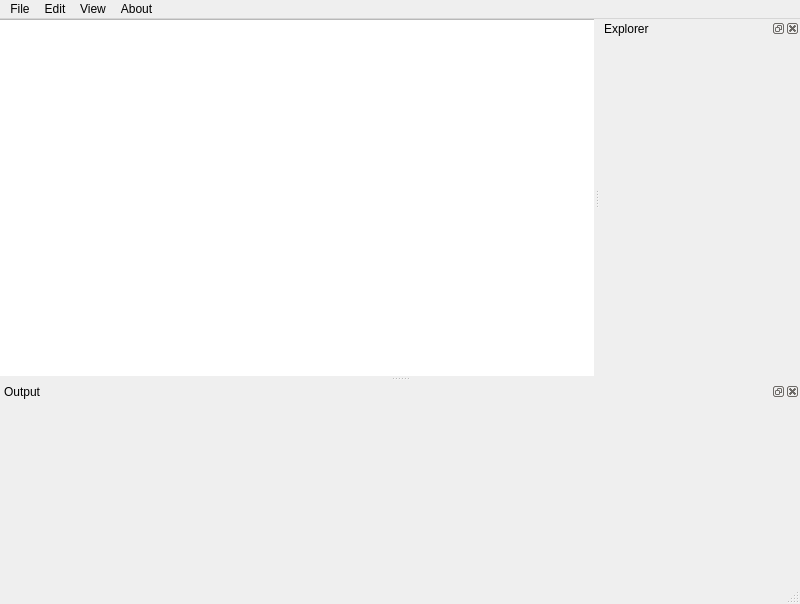
<?xml version="1.0" encoding="UTF-8"?>
<ui version="4.0">
 <class>Najdorf</class>
 <widget class="QMainWindow" name="Najdorf">
  <property name="geometry">
   <rect>
    <x>0</x>
    <y>0</y>
    <width>800</width>
    <height>604</height>
   </rect>
  </property>
  <property name="windowTitle">
   <string>Najdorf</string>
  </property>
  <property name="styleSheet">
   <string notr="true"/>
  </property>
  <property name="windowFilePath">
   <string/>
  </property>
  <property name="documentMode">
   <bool>false</bool>
  </property>
  <property name="tabShape">
   <enum>QTabWidget::Rounded</enum>
  </property>
  <property name="dockNestingEnabled">
   <bool>true</bool>
  </property>
  <property name="unifiedTitleAndToolBarOnMac">
   <bool>false</bool>
  </property>
  <widget class="QWidget" name="centralwidget">
   <property name="autoFillBackground">
    <bool>false</bool>
   </property>
   <property name="styleSheet">
    <string notr="true"/>
   </property>
   <widget class="QPlainTextEdit" name="plainTextEdit">
    <property name="enabled">
     <bool>true</bool>
    </property>
    <property name="geometry">
     <rect>
      <x>-10</x>
      <y>0</y>
      <width>719</width>
      <height>569</height>
     </rect>
    </property>
    <property name="font">
     <font>
      <family>Cascadia Mono</family>
      <kerning>true</kerning>
     </font>
    </property>
    <property name="styleSheet">
     <string notr="true"/>
    </property>
    <property name="lineWrapMode">
     <enum>QPlainTextEdit::NoWrap</enum>
    </property>
   </widget>
  </widget>
  <widget class="QMenuBar" name="menubar">
   <property name="enabled">
    <bool>true</bool>
   </property>
   <property name="geometry">
    <rect>
     <x>0</x>
     <y>0</y>
     <width>800</width>
     <height>21</height>
    </rect>
   </property>
   <property name="defaultUp">
    <bool>false</bool>
   </property>
   <property name="nativeMenuBar">
    <bool>true</bool>
   </property>
   <widget class="QMenu" name="menuFile">
    <property name="title">
     <string>File</string>
    </property>
    <addaction name="actionNew_Project"/>
    <addaction name="actionNew_File"/>
    <addaction name="actionOpen_File_or_Project"/>
    <addaction name="separator"/>
    <addaction name="actionSave"/>
    <addaction name="actionSave_As"/>
    <addaction name="separator"/>
    <addaction name="actionExit"/>
   </widget>
   <widget class="QMenu" name="menuEdit">
    <property name="title">
     <string>Edit</string>
    </property>
    <addaction name="actionUndo"/>
    <addaction name="actionRedo"/>
    <addaction name="separator"/>
    <addaction name="actionPaste"/>
    <addaction name="actionCut"/>
   </widget>
   <widget class="QMenu" name="menuView">
    <property name="title">
     <string>View</string>
    </property>
    <widget class="QMenu" name="menuWidgets">
     <property name="title">
      <string>Widgets</string>
     </property>
     <addaction name="actionExplorer"/>
     <addaction name="actionOutput"/>
    </widget>
    <addaction name="menuWidgets"/>
   </widget>
   <widget class="QMenu" name="menuAbout">
    <property name="styleSheet">
     <string notr="true"/>
    </property>
    <property name="title">
     <string>About</string>
    </property>
    <addaction name="actionVersion"/>
    <addaction name="actionHelp"/>
   </widget>
   <addaction name="menuFile"/>
   <addaction name="menuEdit"/>
   <addaction name="menuView"/>
   <addaction name="menuAbout"/>
  </widget>
  <widget class="QStatusBar" name="statusbar"/>
  <widget class="QDockWidget" name="explorer">
   <property name="enabled">
    <bool>true</bool>
   </property>
   <property name="sizePolicy">
    <sizepolicy hsizetype="Preferred" vsizetype="Preferred">
     <horstretch>0</horstretch>
     <verstretch>0</verstretch>
    </sizepolicy>
   </property>
   <property name="minimumSize">
    <size>
     <width>200</width>
     <height>73</height>
    </size>
   </property>
   <property name="autoFillBackground">
    <bool>false</bool>
   </property>
   <property name="styleSheet">
    <string notr="true"/>
   </property>
   <property name="floating">
    <bool>false</bool>
   </property>
   <property name="allowedAreas">
    <set>Qt::AllDockWidgetAreas</set>
   </property>
   <property name="windowTitle">
    <string>Explorer</string>
   </property>
   <attribute name="dockWidgetArea">
    <number>2</number>
   </attribute>
   <widget class="QWidget" name="explorerContents">
    <property name="minimumSize">
     <size>
      <width>58</width>
      <height>54</height>
     </size>
    </property>
    <property name="styleSheet">
     <string notr="true"/>
    </property>
   </widget>
  </widget>
  <widget class="QDockWidget" name="output">
   <property name="minimumSize">
    <size>
     <width>200</width>
     <height>200</height>
    </size>
   </property>
   <property name="autoFillBackground">
    <bool>false</bool>
   </property>
   <property name="features">
    <set>QDockWidget::DockWidgetClosable|QDockWidget::DockWidgetFloatable|QDockWidget::DockWidgetMovable</set>
   </property>
   <property name="allowedAreas">
    <set>Qt::AllDockWidgetAreas</set>
   </property>
   <property name="windowTitle">
    <string>Output</string>
   </property>
   <attribute name="dockWidgetArea">
    <number>8</number>
   </attribute>
   <widget class="QWidget" name="outputContents"/>
  </widget>
  <action name="actionNew_Project">
   <property name="text">
    <string>New Project</string>
   </property>
  </action>
  <action name="actionNew_File">
   <property name="text">
    <string>New File</string>
   </property>
  </action>
  <action name="actionOpen_File_or_Project">
   <property name="text">
    <string>Open File or Project</string>
   </property>
  </action>
  <action name="actionSave">
   <property name="text">
    <string>Save</string>
   </property>
  </action>
  <action name="actionSave_As">
   <property name="text">
    <string>Save As</string>
   </property>
  </action>
  <action name="actionExit">
   <property name="text">
    <string>Exit</string>
   </property>
  </action>
  <action name="actionUndo">
   <property name="text">
    <string>Undo</string>
   </property>
  </action>
  <action name="actionRedo">
   <property name="text">
    <string>Redo</string>
   </property>
  </action>
  <action name="actionPaste">
   <property name="text">
    <string>Paste</string>
   </property>
  </action>
  <action name="actionCut">
   <property name="text">
    <string>Cut</string>
   </property>
  </action>
  <action name="actionHelp">
   <property name="text">
    <string>Help</string>
   </property>
  </action>
  <action name="actionVersion">
   <property name="text">
    <string>Version</string>
   </property>
  </action>
  <action name="actionExplorer">
   <property name="checkable">
    <bool>true</bool>
   </property>
   <property name="checked">
    <bool>true</bool>
   </property>
   <property name="text">
    <string>Explorer</string>
   </property>
  </action>
  <action name="actionOutput">
   <property name="checkable">
    <bool>true</bool>
   </property>
   <property name="checked">
    <bool>true</bool>
   </property>
   <property name="text">
    <string>Output</string>
   </property>
  </action>
  <zorder>output</zorder>
  <zorder>explorer</zorder>
 </widget>
 <resources/>
 <connections/>
</ui>
